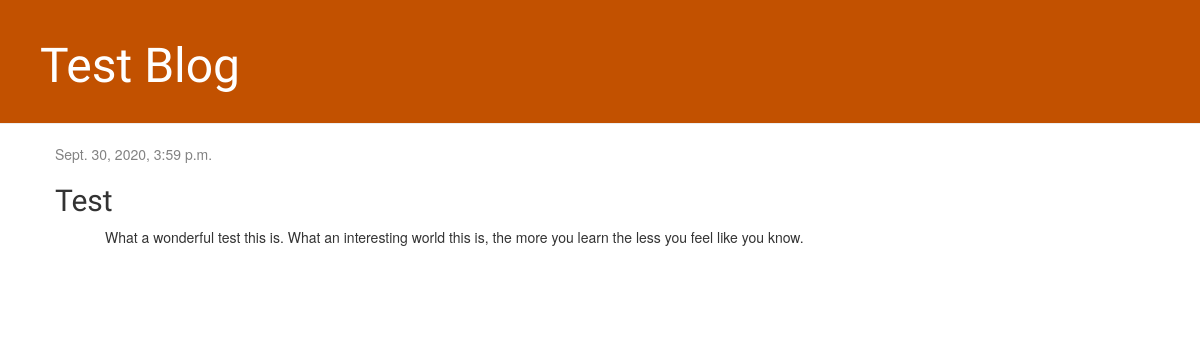
The app's page /post/1/ with its own data.
### blog/models.py (models this page shows, shortened)
class Post(models.Model):
    author = models.ForeignKey(settings.AUTH_USER_MODEL, on_delete=models.CASCADE)
    title = models.CharField(max_length=200)
    text = models.TextField()
    created_date = models.DateTimeField(default=timezone.now)
    published_date = models.DateTimeField(blank=True, null=True)

### blog/views.py (the view)
# urls.py: path('post/<int:pk>/', views.post_detail, name='post_detail'),
def post_detail(request, pk):
    post = get_object_or_404(Post, pk=pk)
    return render(request, 'blog/post_detail.html', {'post': post})

### blog/templates/blog/post_detail.html (shortened to what this page needs)
{% extends 'blog/base.html' %}
{% block content %}
    <div class="post">
        {% if post.published_date %}
            <div class="date">
                {{ post.published_date }}
            </div>
        {% endif %}
        <h2>{{ post.title }}</h2>
        <p>{{ post.text|linebreaksbr }}</p>
    </div>
{% endblock %}

### blog/static/css/blog.css (style rules this page uses)
p { padding-left: 50px; }
h1, h2, h3, h4 { font-family: 'Lobster', cursive; }
.date { color: #828282; }
.post { margin-bottom: 70px; }

### records on screen
Post: published_date "Sept. 30, 2020, 3:59 p.m.", title "Test", text "What a wonderful test this is. What an interesting world this is, the more you learn the less you feel like you know."
